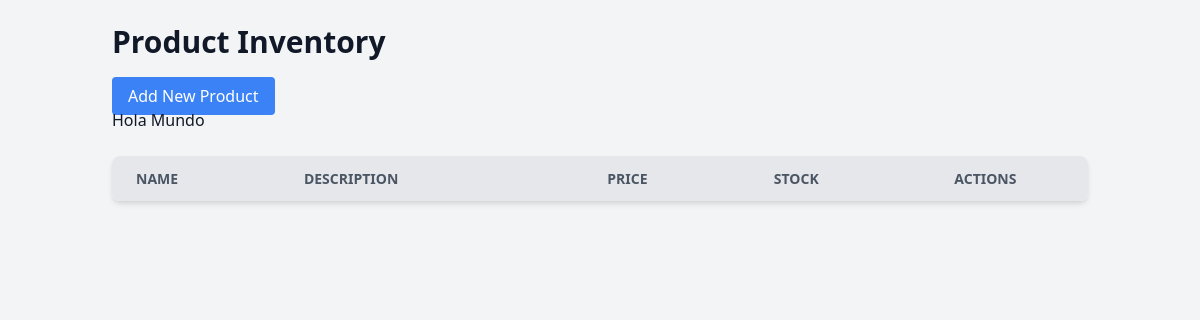
The page /inventory/ (signed in) on the database as committed earlier.
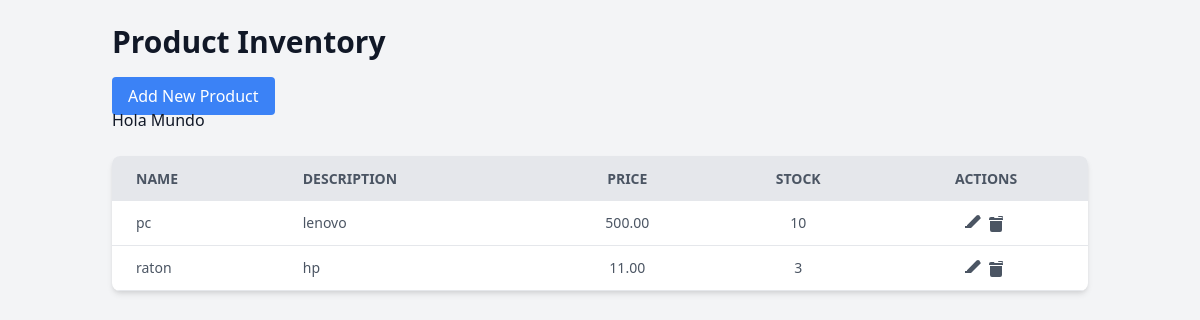
The same page on the database as committed later.
### inventory_management/models.py (models this page shows, shortened)
class Product(models.Model):
    name = models.CharField(max_length=255)
    description = models.TextField()
    price = models.DecimalField(max_digits=10, decimal_places=2)
    stock = models.IntegerField()

### inventory_management/views.py (the view)
# urls.py: path('', product_list, name='product_list'),
@login_required
def product_list(request):
    products = Product.objects.all()
    return render(request, 'inventory/product_list.html', {'products': products})

### inventory_management/templates/inventory/product_list.html (shortened to what this page needs)
<!DOCTYPE html>
<html lang="en">
<head>
    <link href="https://cdn.jsdelivr.net/npm/tailwindcss@2.2.19/dist/tailwind.min.css" rel="stylesheet">
</head>
<body class="bg-gray-100 text-gray-900">
    <div class="container mx-auto p-6">
        <h1 class="text-3xl font-bold mb-6">Product Inventory</h1>
        <a href="{% url 'product_create' %}" class="bg-blue-500 text-white px-4 py-2 rounded hover:bg-blue-600">Add New Product</a>
        <h1>Hola Mundo</h1>
        <div class="mt-6">
            <table class="min-w-full bg-white shadow-md rounded-lg overflow-hidden">
                <thead>
                    <tr class="bg-gray-200 text-gray-600 uppercase text-sm leading-normal">
                        <th class="py-3 px-6 text-left">Name</th>
                        <th class="py-3 px-6 text-left">Description</th>
                        <th class="py-3 px-6 text-center">Price</th>
                        <th class="py-3 px-6 text-center">Stock</th>
                        <th class="py-3 px-6 text-center">Actions</th>
                    </tr>
                </thead>
                <tbody class="text-gray-600 text-sm font-light">
                    {% for product in products %}
                    <tr class="border-b border-gray-200 hover:bg-gray-100">
                        <td class="py-3 px-6 text-left whitespace-nowrap">{{ product.name }}</td>
                        <td class="py-3 px-6 text-left">{{ product.description }}</td>
                        <td class="py-3 px-6 text-center">{{ product.price }}</td>
                        <td class="py-3 px-6 text-center">{{ product.stock }}</td>
                        <td class="py-3 px-6 text-center">
                            <div class="flex item-center justify-center">
                                <a href="{% url 'product_update' product.pk %}" class="w-4 mr-2 transform hover:text-purple-500 hover:scale-110">
                                    <svg xmlns="http://www.w3.org/2000/svg" class="h-5 w-5" viewBox="0 0 20 20" fill="currentColor">
                                        <path d="M17.414 2.586a2 2 0 010 2.828L7.828 15H5v-2.828l9.586-9.586a2 2 0 012.828 0zM3 17v-4h4l10-10 2 2-10 10H3z"/>
                                    </svg>
                                </a>
                                <a href="{% url 'product_delete' product.pk %}" class="w-4 mr-2 transform hover:text-red-500 hover:scale-110">
                                </a>
                            </div>
                        </td>
                    </tr>
                    {% endfor %}
                </tbody>
            </table>
        </div>
    </div>
</body>
</html>

Rows that differ between the two databases and show on the page:
added Product: name "pc", description "lenovo", price "500.00", stock "10"
added Product: name "raton", description "hp", price "11.00", stock "3"
